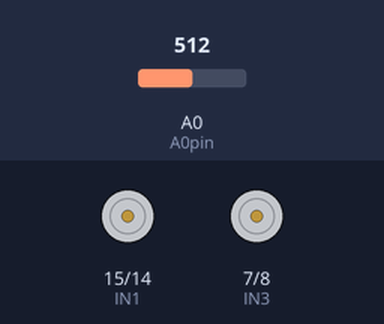
A sketch run on a simulated Arduino Mega 2560, built with avr-gcc and run on an emulated ATmega2560. Shown: motor-driver pin pairs drawn as motors (green arrow = first pin HIGH = forward, orange = second pin HIGH = backward, longer = more drive, scaled by the enable pin). The test bench sets the inputs (shaded band); at power-on: A0 (A0pin) = 512. What the sketch prints to the serial monitor is not drawn.

Above: at 0.13 s.
At 1.2 s:
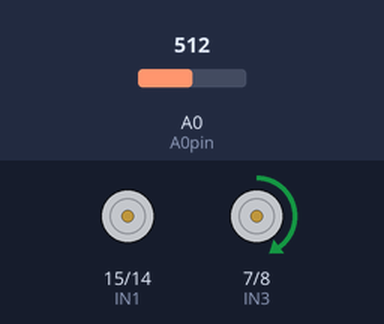
1.3 s: A0 (A0pin) set to 583
2.8 s: A0 (A0pin) set to 618
At 4.1 s:
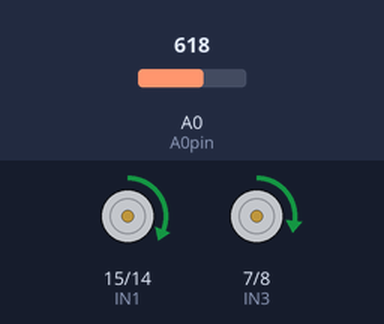
Timing chart, 0 to 5.8 s (numbered marks = the images above; inputs shaded):
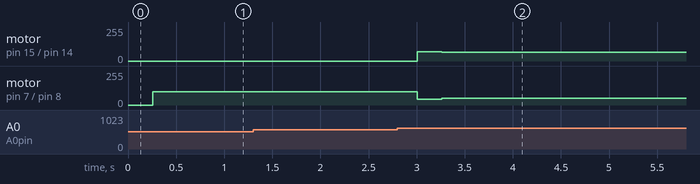

Measured:
- the behaviour switches between 599 and 600 on A0 (A0pin) (found by bisection; images 1 and 2)
- after the input at 2.8 s, motor on pin 15 (IN1) / pin 14 (IN2): stopped → forward 71/255 after 0.21 s, → forward 65/255 0.25 s later; motor on pin 7 (IN3) / pin 8 (IN4): forward 100/255 → forward 44/255 after 0.21 s, → forward 50/255 0.25 s later

The sketch:

MS_timer2_drive.ino
```cpp
#include <MsTimer2.h>

#define A0pin A0
#define SIpin 23
#define CLKpin 22
#define NPIXELS 128

#define ENA 4
#define IN1 15
#define IN2 14
#define IN3 7
#define IN4 8
#define ENB 3


byte Pixel[NPIXELS];
byte Threshold_Data[NPIXELS];

int LineSensor_Data[NPIXELS];
int LineSensor_Data_Adaption[NPIXELS];
int MAX_LineSensor_Data[NPIXELS];
int MIN_LineSensor_Data[NPIXELS];
int flag_line_adapation;

const int IMG_WIDTH_HALF = 46;
const int BASE_SPEED = 70;
const float KP = 1.2;
const float KD = 0.1;
float error_old = 0.0;

#define FASTADC 1
#define cbi(sfr, bit) (_SFR_BYTE(sfr) &= ~_BV(bit))
#define sbi(sfr, bit) (_SFR_BYTE(sfr) |= _BV(bit))

/////////////////////////////////////////////////

void motor_l(int speed)
{
  if (speed >= 0)
  {
    digitalWrite(IN1, HIGH);
    digitalWrite(IN2, LOW);
    analogWrite(ENA, speed); // 0-255
  }
  else
  {
    digitalWrite(IN1, LOW);
    digitalWrite(IN2, HIGH);
    analogWrite(ENA, -speed);
  }
}

void motor_r(int speed)
{
  if (speed >= 0)
  {
    digitalWrite(IN3,HIGH );
    digitalWrite(IN4, LOW);
    analogWrite(ENB, speed); // 0-255
  }
  else
  {
    digitalWrite(IN3,LOW );
    digitalWrite(IN4, HIGH );
    analogWrite(ENB, -speed);
  }
}

void motor_control(int left_motor_speed, int right_motor_speed)
{
  motor_l(left_motor_speed);
  motor_r(right_motor_speed);
}

////////////////////////////////////////////////////

void threshold_line_image(int threshold_value)
{
  for (int i = 0; i < NPIXELS; i++)
  {
    if (Pixel[i] >= threshold_value)
    {
      Threshold_Data[i] = 255;
    }
    else
    {
      Threshold_Data[i] = 0;
    }
  }
}

void line_control(int line_center)

{
  int error = line_center - IMG_WIDTH_HALF;
  int derivative = error - error_old;
  float output = KP * error + KD * derivative;
  int speed_difference = int(output);

  int right_speed = BASE_SPEED - speed_difference;
  int left_speed  = BASE_SPEED + speed_difference-25;

  left_speed = constrain(left_speed, 0, 100);
  right_speed = constrain(right_speed, 0, 100);
  Serial.println(left_speed);
  Serial.println(right_speed);

  motor_control(left_speed, right_speed);

  error_old = error;
}

void read_line_camera(void)
{
  int i;
  delay(1);

  digitalWrite(CLKpin, LOW);
  digitalWrite(SIpin, HIGH);
  digitalWrite(CLKpin, HIGH);
  digitalWrite(SIpin, LOW);
  delayMicroseconds(1);

  for (i = 0; i < NPIXELS; i++)
  {
    Pixel[i] = analogRead(A0pin) / 4;
    digitalWrite(CLKpin, LOW);
    delayMicroseconds(1);
    digitalWrite(CLKpin, HIGH);
  }
  digitalWrite(CLKpin, LOW);
}

double line_COM(void)
{
  double COM = 0.0;
  double mass_sum = 0.0;

  for (int i = 0; i < NPIXELS; i++)
  {
    mass_sum += Threshold_Data[i];
    COM += Threshold_Data[i] * i;
  }

  if (mass_sum == 0)
  {
    return -1;
  }

  COM = COM / mass_sum;

  return COM;
}

////////////////////////////////////////////////////

void line_tracing() {
  int line_center = 64;
  double cx = 0;

  read_line_camera();
  threshold_line_image(150);
  cx = line_COM();

  line_center  = line_COM();
  line_control(line_center);

  for (int i = 0; i < NPIXELS; i++) {
    Serial.print(Pixel[i]);
    Serial.print(",");
    Serial.print(Threshold_Data[i]);
    Serial.print(",");
    Serial.print((i == (int)cx) ? 255 : 0);
    Serial.println();
  }

  delay(50); // 작은 딜레이를 둬서 과부하를 방지
}

void setup() {
  int i;
  for (i = 0; i < NPIXELS; i++) {
    LineSensor_Data[i] = 0;
    LineSensor_Data_Adaption[i] = 0;
    MAX_LineSensor_Data[i] = 1023;
    MIN_LineSensor_Data[i] = 0;
  }

  pinMode(SIpin, OUTPUT);
  pinMode(CLKpin, OUTPUT);
  pinMode(A0pin, INPUT);

  pinMode(IN1, OUTPUT);
  pinMode(IN2, OUTPUT);
  pinMode(IN3, OUTPUT);
  pinMode(IN4, OUTPUT);
  pinMode(ENA, OUTPUT);
  pinMode(ENB, OUTPUT);

  digitalWrite(SIpin, LOW);
  digitalWrite(CLKpin, LOW);

#if FASTADC
  sbi(ADCSRA, ADPS2);
  cbi(ADCSRA, ADPS1);
  cbi(ADCSRA, ADPS0);
#endif

  flag_line_adapation = 0;
  Serial.begin(115200);
  Serial.println("TSL1401");

  MsTimer2::set(250, line_tracing); // 500ms마다 line_tracing 함수 호출
  MsTimer2::start();
}

void loop() {
  // MsTimer2로 주기적으로 line_tracing이 호출되므로 loop는 비어 있습니다.
}
```
